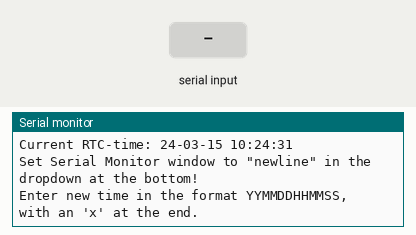
Simulated run of this sketch. Board: Arduino Uno, built with avr-gcc and run on an emulated ATmega328P. On the bench: the last lines printed to the serial monitor. The inputs (shaded band) are chosen by the test bench. The local clock reads 2024-03-15 10:24:30 at power-on unless the sketch sets it.

Above: at 3.4 s.
3.5 s: "x90\n" received over Serial
At 4.9 s:
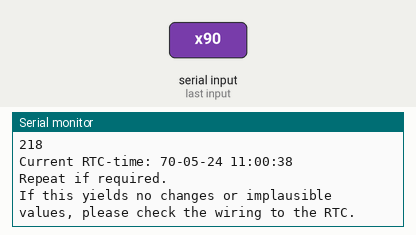
5.7 s: byte 120 ('x') received over Serial
At 6.9 s:
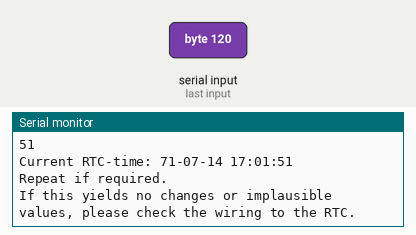
7.2 s: "x,45\n" received over Serial
At 8.5 s:
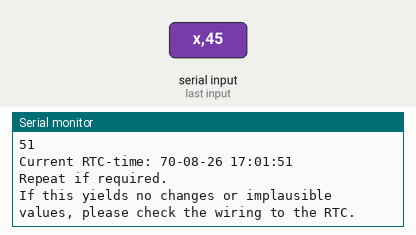
8.7 s: "x\n" received over Serial
At 9.5 s:
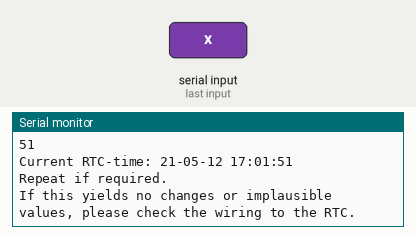
Timing chart, 0 to 11.4 s (numbered marks = the images above; inputs shaded):
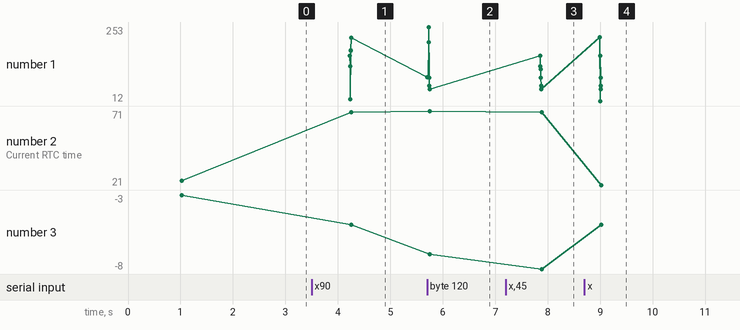

The sketch:

set_clock.ino
```cpp
/*
Set time of D3231 RTC
needs library
DS3231 // https://github.com/NorthernWidget/DS3231; delete/rename any other existing library to avoid conflicts
*/

#include <DS3231.h>
#include <Wire.h>

DS3231 Clock;

byte Year;
byte Month;
byte Date;
//byte DoW;
byte Hour;
byte Minute;
byte Second;
    bool Century=false;
    bool h12;
    bool PM;


void GetDateStuff(byte& Year, byte& Month, byte& Day,// byte& DoW,
		byte& Hour, byte& Minute, byte& Second) {
	// Call this if you notice something coming in on
	// the serial port. The stuff coming in should be in
	// the order YYMMDDwHHMMSS, with an 'x' at the end.
	boolean GotString = false;
	char InChar;
	byte Temp1, Temp2;
	char InString[20];

	byte j=0;
	while (!GotString) {
		if (Serial.available()) {
			InChar = Serial.read();
			InString[j] = InChar;
			j += 1;
			if (InChar == 'x') {
				GotString = true;
       InString[j] = '\0';
			}
		}
	}
	Serial.println(InString);
	// Read Year first
	Temp1 = (byte)InString[0] -48;
	Temp2 = (byte)InString[1] -48;
	Year = Temp1*10 + Temp2;
	// now month
	Temp1 = (byte)InString[2] -48;
	Temp2 = (byte)InString[3] -48;
	Month = Temp1*10 + Temp2;
	// now date
	Temp1 = (byte)InString[4] -48;
	Temp2 = (byte)InString[5] -48;
	Day = Temp1*10 + Temp2;
	// now Day of Week
//	DoW = (byte)InString[6] - 48;
	// now Hour
	Temp1 = (byte)InString[7-1] -48;
	Temp2 = (byte)InString[8-1] -48;
	Hour = Temp1*10 + Temp2;
	// now Minute
	Temp1 = (byte)InString[9-1] -48;
	Temp2 = (byte)InString[10-1] -48;
	Minute = Temp1*10 + Temp2;
	// now Second
	Temp1 = (byte)InString[11-1] -48;
	Temp2 = (byte)InString[12-1] -48;
	Second = Temp1*10 + Temp2;
}


int serial_putchar(char c, FILE* f) {
    if (c == '\n') serial_putchar('\r', f);
    return Serial.write(c) == 1? 0 : 1;
}

void setup() {
	// Start the serial port
	Serial.begin(9600);
    while(!Serial);// wait for serial port to connect. Needed for native USB port only
  Serial.println("Initialize RTC...");


	// Start the I2C interface
	Wire.begin();
  Serial.println("OK");
 Serial.flush();
delay(1000);


// Set up printf to directly print to SDout
FILE serial_stdout;
fdev_setup_stream(&serial_stdout, serial_putchar, NULL, _FDEV_SETUP_WRITE);
stdout = &serial_stdout;

  Serial.print((String)"Current RTC-time: ");
  printf("%02d-", Clock.getYear());
  printf("%02d-", Clock.getMonth(Century));
  printf("%02d ", Clock.getDate());
  printf("%02d:", Clock.getHour(h12, PM));
  printf("%02d:", Clock.getMinute() );
  printf("%02d\n", Clock.getSecond());


  //dtostrf(Clock.getYear(),2,0)
  //Serial.println((String)"Current RTC-time: " + Clock.getYear()+"-"+ (String)Clock.getMonth(Century)+"-"+ (String)Clock.getDate()+" "+
 //             (String)Clock.getHour(h12, PM)+":"+ (String)Clock.getMinute()+":"+ (String)Clock.getSecond());

  Serial.println("Set Serial Monitor window to \"newline\" in the dropdown at the bottom!");
  Serial.println("Enter new time in the format YYMMDDHHMMSS, with an \'x\' at the end.");
 Serial.flush();
delay(1000);


}

void loop() {

	// If something is coming in on the serial line, it's
	// a time correction so set the clock accordingly.
	if (Serial.available()) {
		GetDateStuff(Year, Month, Date, Hour, Minute, Second);

		Clock.setClockMode(false);	// set to 24h
		//setClockMode(true);	// set to 12h

    Serial.println("Components read:");
    Serial.println(Year);
    Serial.println(Month);
    Serial.println(Date);
    Serial.println(Hour);
    Serial.println(Minute);
    Serial.println(Second);

//set the clock to extracted values
		Clock.setYear(Year);
		Clock.setMonth(Month);
		Clock.setDate(Date);
	//	Clock.setDoW(DoW);
		Clock.setHour(Hour);
		Clock.setMinute(Minute);
		Clock.setSecond(Second);

FILE serial_stdout;
fdev_setup_stream(&serial_stdout, serial_putchar, NULL, _FDEV_SETUP_WRITE);
stdout = &serial_stdout;

  Serial.print((String)"Current RTC-time: ");
  printf("%02d-", Clock.getYear());
  printf("%02d-", Clock.getMonth(Century));
  printf("%02d ", Clock.getDate());
  printf("%02d:", Clock.getHour(h12, PM));
  printf("%02d:", Clock.getMinute() );
  printf("%02d\n", Clock.getSecond());

    Serial.println("Repeat if required.");
    Serial.println("If this yields no changes or implausible values, please check the wiring to the RTC.");


	}
	delay(1000);
}
```

Measured:
- after the input at 3.5 s, the serial monitor: prints a new line after 0.71 s (image 1)
- after the input at 5.7 s, the serial monitor: prints a new line at once (image 2)
- after the input at 7.2 s, the serial monitor: prints a new line after 0.67 s (image 3)
- after the input at 8.7 s, the serial monitor: prints a new line after 0.27 s (image 4)
- plotted number 1: 218 → 51 after the input at 5.7 s
- plotted number 2: 24 → 70 after the input at 3.5 s, 70 → 71 after the input at 5.7 s, 70 → 21 after the input at 8.7 s
- plotted number 3: -3 → -5 after the input at 3.5 s, -5 → -7 after the input at 5.7 s, -7 → -8 after the input at 7.2 s, -8 → -5 after the input at 8.7 s
